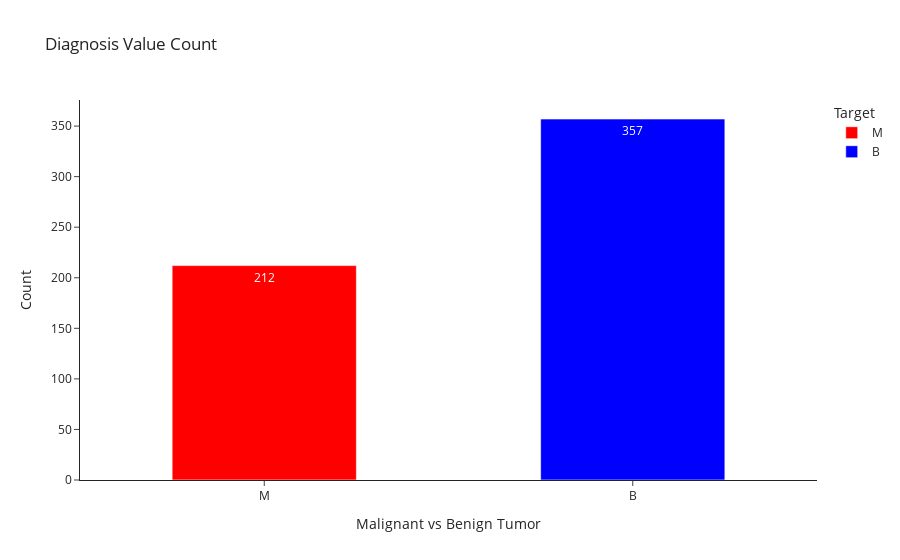

Notebook source saved alongside this figure:
### Markdown cell above
### Visualization

### Code cell
# Histogram represntation
fig = px.histogram(data, 
                   x='diagnosis',
                   color = 'diagnosis',
                   text_auto=True,
                   color_discrete_sequence=["red", "blue"], 
                   template='simple_white',
                   labels={"diagnosis": "Target"},
                   title='Diagnosis Value Count'
                   )
fig.update_layout(bargap=0.5, xaxis_title="Malignant vs Benign Tumor",yaxis_title="Count")
fig.show()

### Figure 1 — Plotly figure (JSON) as saved in the notebook; plotly's stock layout.template omitted (floating-point values rounded to 4 significant figures; data arrays with more than 128 entries replaced by an {"elided": "..."} marker saying what was removed)
{"data": [{"alignmentgroup": "True", "bingroup": "x", "hovertemplate": "Target=%{x}<br>count=%{y}<extra></extra>", "legendgroup": "M", "marker": {"color": "red", "pattern": {"shape": ""}}, "name": "M", "offsetgroup": "M", "orientation": "v", "showlegend": true, "texttemplate": "%{value}", "type": "histogram", "x": {"elided": "212 str values"}, "xaxis": "x", "yaxis": "y"}, {"alignmentgroup": "True", "bingroup": "x", "hovertemplate": "Target=%{x}<br>count=%{y}<extra></extra>", "legendgroup": "B", "marker": {"color": "blue", "pattern": {"shape": ""}}, "name": "B", "offsetgroup": "B", "orientation": "v", "showlegend": true, "texttemplate": "%{value}", "type": "histogram", "x": {"elided": "357 str values"}, "xaxis": "x", "yaxis": "y"}], "layout": {"bargap": 0.5, "barmode": "relative", "legend": {"title": {"text": "Target"}, "tracegroupgap": 0}, "title": {"text": "Diagnosis Value Count"}, "xaxis": {"anchor": "y", "categoryarray": ["M", "B"], "categoryorder": "array", "domain": [0, 1], "title": {"text": "Malignant vs Benign Tumor"}}, "yaxis": {"anchor": "x", "domain": [0, 1], "title": {"text": "Count"}}}}
